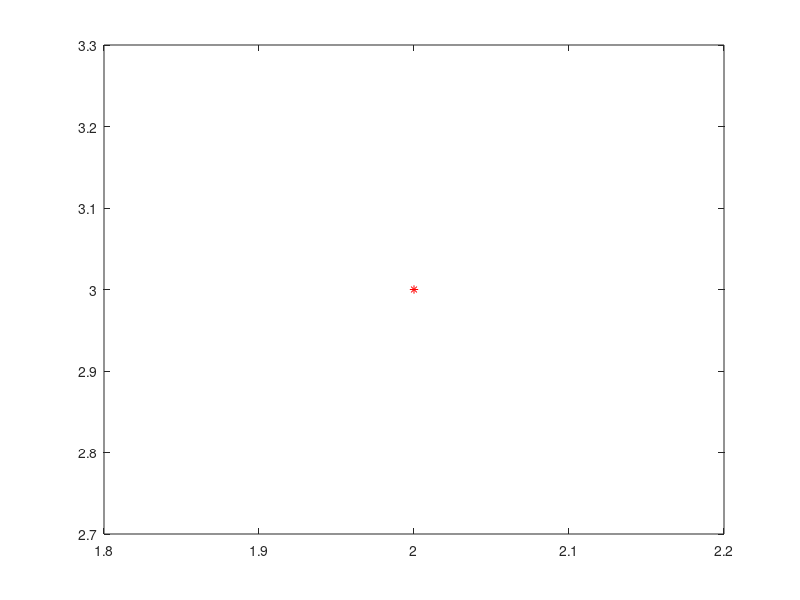

MATLAB code to generate this figure:
% Creamos un número complejo
z1 = 2 + 3i;

% Para obtener la magnitud de número complejo
rho = abs(z1);

% Para hallar el ángulo de un número complejo
theta = angle(z1)

% Número complejo en su forma polares 
Zp = rho*(cos(theta) + i*sin(theta))

% Número complejo en su forma exponencial
Ze = rho*exp(i*theta)

% Graficar el afijo de un número complejo
plot(z1, '*r')
pause